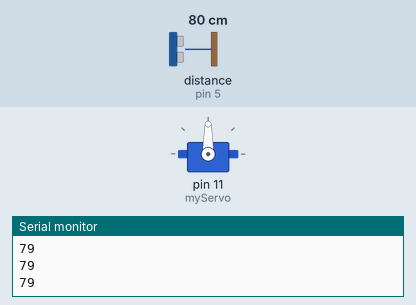
Recording of a sketch running on a simulated Arduino Uno, built with avr-gcc and run on an emulated ATmega328P. Parts: servo, the last lines printed to the serial monitor. Wiring (inferred from the names in the program): ultrasonic range finder: trigger pin 6; echo pin 5. The inputs (shaded band) are chosen by the test bench; at power-on: distance to the obstacle (sensor on pin 5) 80 cm. The echo pulse lasts 58.3 µs per cm.

Above: at 1.2 s.
1.3 s: distance to the obstacle (sensor on pin 5) set to 46 cm
2.8 s: distance to the obstacle (sensor on pin 5) set to 35 cm
At 3.2 s:
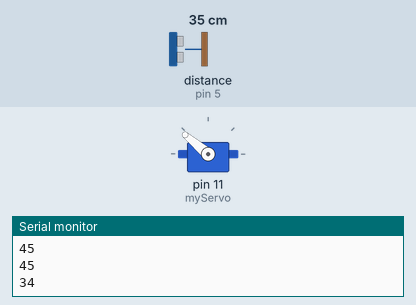
At 4.3 s:
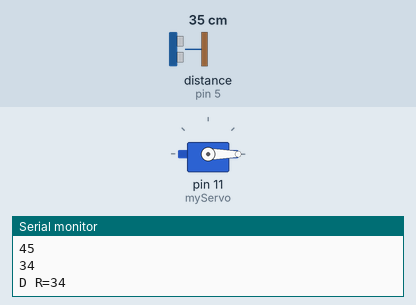
7.9 s: distance to the obstacle (sensor on pin 5) set to 2 cm
At 10.18 s:
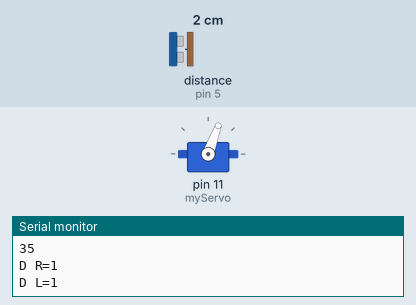
Timing chart, 0 to 11.9 s (numbered marks = the images above; inputs shaded):
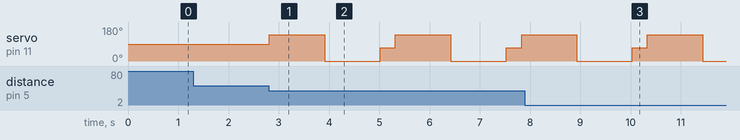

Measured:
- the behaviour switches between 41 and 40 cm on distance to the obstacle (sensor on pin 5) (found by bisection; images 0 and 1)
- after the input at 2.8 s, servo on pin 11 (myServo): 90° → 140° at once, → 0° 1.1 s later, → 70° 1.1 s later, → 140° 0.30 s later, … (7 changes in this stretch)

The sketch:

Obstacles.ino
```cpp
#include <Servo.h>
const int TRIG = 6;
const int ECHO = 5;
Servo myServo;

long distance_L;
long distance_R;

int maxDistanceFromObstacles = 40; //ADDED THIS

void setup() {
  // put your setup code here, to run once:

  pinMode(TRIG, OUTPUT);
  pinMode(ECHO, INPUT);
  myServo.attach(11);
   Serial.begin(9600);
}

void loop() {
  // put your main code here, to run repeatedly:
  long distanceFromObstacles = ultrasonicRead();
  Serial.println(distanceFromObstacles);
  if(distanceFromObstacles < maxDistanceFromObstacles){
    checkSide();
  }

}

long ultrasonicRead(){
  digitalWrite(TRIG, LOW);
  delayMicroseconds(2);
  digitalWrite(TRIG, HIGH);
  delayMicroseconds(10);
  digitalWrite(TRIG, LOW);
  long time = pulseIn (ECHO, HIGH);
  return time * 0.0343 / 2;
}

void checkSide()
{
for (int angle = 70; angle <= 140; angle += 5)  {
    // servoPulse(servo, angle);
    myServo.write(angle);
  }
  delay(1000);
  distance_R = ultrasonicRead();
  Serial.print("D R=");
  Serial.println(distance_R);
  delay(100);

  for (int angle = 140; angle >= 0; angle -= 5)  {
    // servoPulse(servo, angle);
    myServo.write(angle);
  }
  delay(1000);
  distance_L = ultrasonicRead();
  Serial.print("D L=");
  Serial.println(distance_L);
  delay(100);

 for (int angle = 0; angle <= 70; angle += 5)  {
    // servoPulse(servo, angle);
    myServo.write(angle);
  }

  delay(300);
  // compareDistance();
}
```
